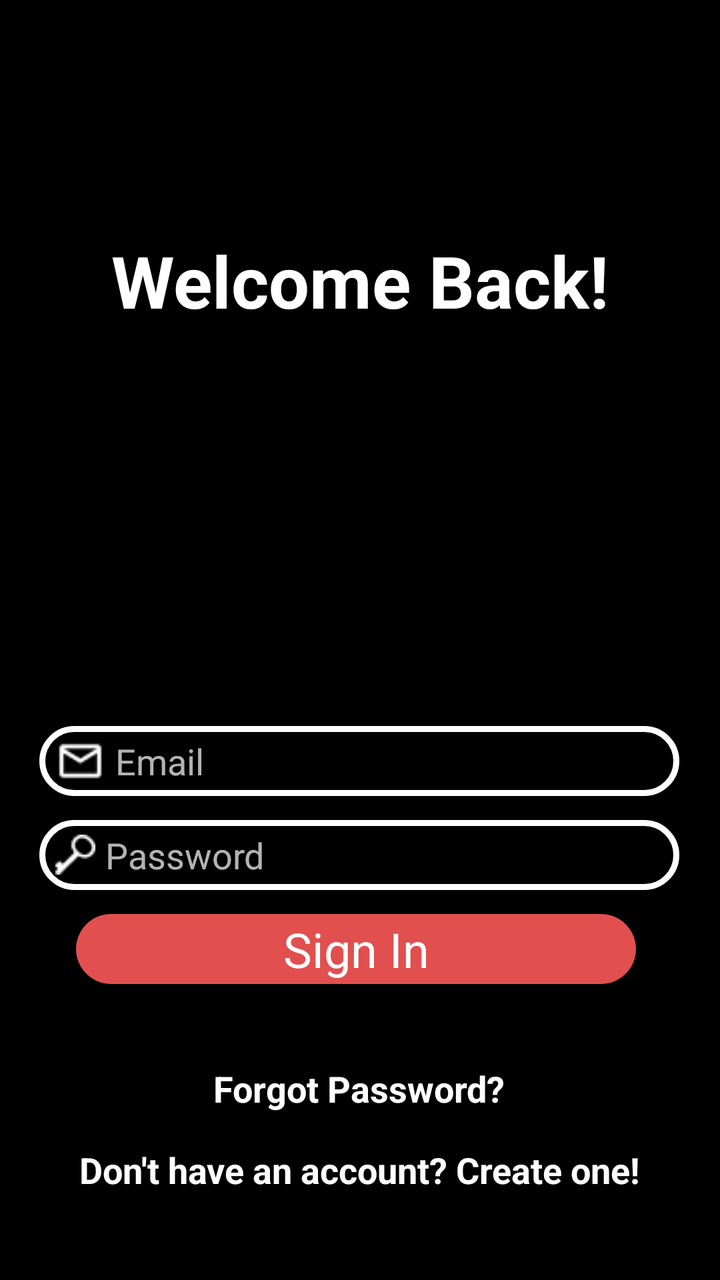
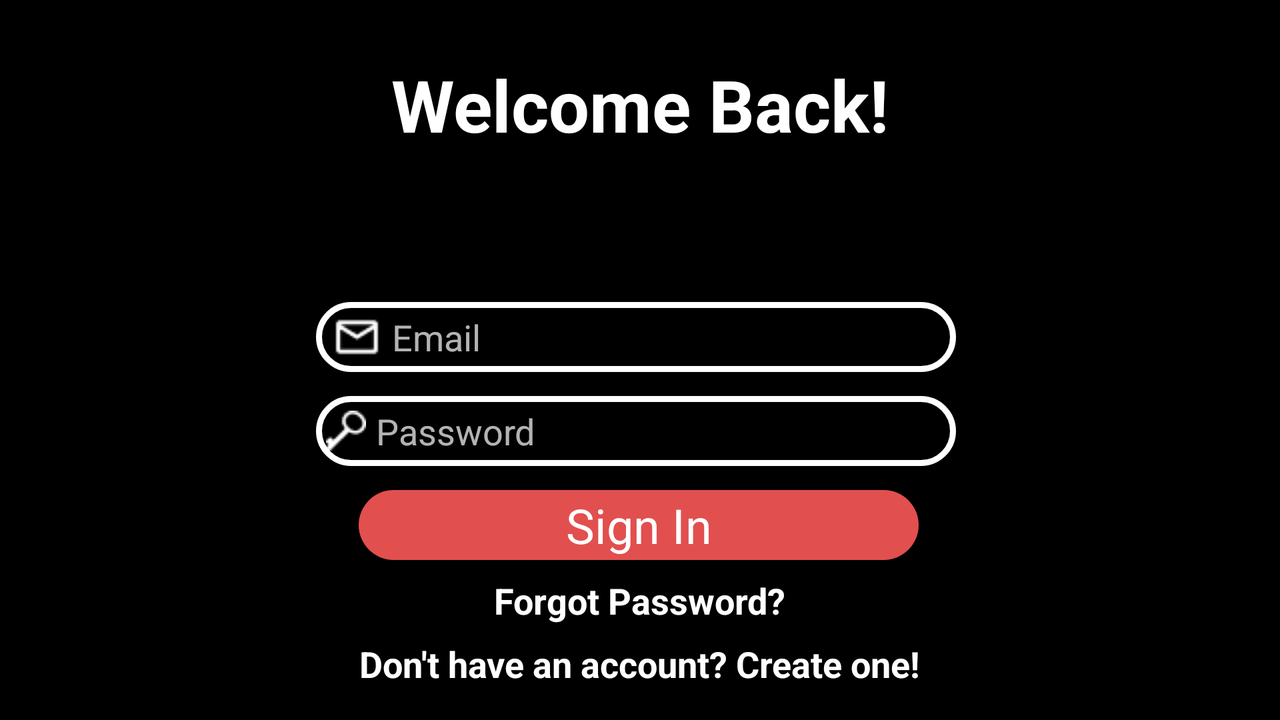

An Android layout and its configuration variant, each rendered on a device that would load it. The default file and the variant file are quoted in full after the pictures.
<!-- AndroidManifest.xml: application theme Theme.AppCompat.NoActionBar -->
<!-- res/layout/sign_in_activity.xml -->
<?xml version="1.0" encoding="utf-8"?>
<androidx.constraintlayout.widget.ConstraintLayout
    xmlns:android="http://schemas.android.com/apk/res/android"
    xmlns:app="http://schemas.android.com/apk/res-auto"
    xmlns:tools="http://schemas.android.com/tools"
    android:layout_width="match_parent"
    android:layout_height="match_parent"
    android:background="@drawable/sign_in">

    <ImageView
        android:id="@+id/imageView"
        android:layout_width="match_parent"
        android:layout_height="match_parent"
        android:background="@color/colorBlackImageV"
        android:contentDescription="@string/todo"
        app:layout_constraintBottom_toBottomOf="parent"
        app:layout_constraintEnd_toEndOf="parent"
        app:layout_constraintHorizontal_bias="0.0"
        app:layout_constraintStart_toStartOf="parent"
        app:layout_constraintTop_toTopOf="parent"
        app:layout_constraintVertical_bias="0.0" />

    <TextView
        android:id="@+id/textView7"
        android:layout_width="wrap_content"
        android:layout_height="wrap_content"
        android:layout_marginTop="116dp"
        android:text="@string/welcome_back"
        android:textColor="@color/colorWhite"
        android:textSize="36sp"
        android:textStyle="bold"
        app:layout_constraintEnd_toEndOf="parent"
        app:layout_constraintStart_toStartOf="parent"
        app:layout_constraintTop_toTopOf="@+id/imageView" />

    <TextView
        android:id="@+id/textForgotPass"
        android:layout_width="wrap_content"
        android:layout_height="wrap_content"
        android:layout_marginTop="40dp"
        android:text="@string/forgot_password"
        android:textColor="@color/colorWhite"
        android:textSize="18sp"
        android:textStyle="bold"
        app:layout_constraintEnd_toEndOf="parent"
        app:layout_constraintHorizontal_bias="0.498"
        app:layout_constraintStart_toStartOf="parent"
        app:layout_constraintTop_toBottomOf="@+id/btnSignIn" />

    <TextView
        android:id="@+id/textCreateAcc"
        android:layout_width="wrap_content"
        android:layout_height="wrap_content"
        android:layout_marginBottom="40dp"
        android:text="@string/don_t_have_an_account_create_one"
        android:textColor="@color/colorWhite"
        android:textSize="18sp"
        android:textStyle="bold"
        app:layout_constraintBottom_toBottomOf="@+id/imageView"
        app:layout_constraintEnd_toEndOf="parent"
        app:layout_constraintStart_toStartOf="parent"
        app:layout_constraintTop_toBottomOf="@+id/textForgotPass"
        app:layout_constraintVertical_bias="0.837" />

    <EditText
        android:id="@+id/editTextTextEmailAddress"
        android:layout_width="320dp"
        android:layout_height="35dp"
        android:layout_marginBottom="12dp"
        android:background="@drawable/email_text"
        android:drawablePadding="5dp"
        android:ems="10"
        android:hint="@string/email_hint"
        android:inputType="textEmailAddress"
        android:importantForAutofill="no"
        android:textSize="18sp"
        app:layout_constraintBottom_toTopOf="@+id/editTextTextPassword"
        app:layout_constraintEnd_toEndOf="parent"
        app:layout_constraintHorizontal_bias="0.494"
        app:layout_constraintStart_toStartOf="parent"
        android:drawableStart="@drawable/email_logo"
        android:paddingStart="8dp"
        tools:ignore="RtlSymmetry" />

    <EditText
        android:id="@+id/editTextTextPassword"
        android:layout_width="320dp"
        android:layout_height="35dp"
        android:layout_marginBottom="12dp"
        android:background="@drawable/email_text"
        android:drawablePadding="5dp"
        android:ems="10"
        android:hint="@string/password_hint"
        android:importantForAutofill="no"
        android:inputType="textPassword"
        android:textSize="18sp"
        app:layout_constraintBottom_toTopOf="@+id/btnSignIn"
        app:layout_constraintEnd_toEndOf="parent"
        app:layout_constraintHorizontal_bias="0.494"
        app:layout_constraintStart_toStartOf="parent"
        android:drawableStart="@drawable/pass_logo"
        android:paddingStart="8dp"
        tools:ignore="RtlSymmetry" />
    <Button
        android:id="@+id/btnSignIn"
        android:layout_width="280dp"
        android:layout_height="35dp"
        android:layout_marginBottom="148dp"
        android:background="@drawable/button_sign_in"
        android:fontFamily="sans-serif"
        android:text="@string/sign_in_btn"
        android:textAppearance="@style/TextAppearance.AppCompat.Medium"
        android:textColor="@color/colorWhite"
        android:textSize="24sp"
        android:typeface="normal"
        app:layout_constraintBottom_toBottomOf="@+id/imageView"
        app:layout_constraintEnd_toEndOf="parent"
        app:layout_constraintHorizontal_bias="0.473"
        app:layout_constraintStart_toStartOf="parent" />


    <ProgressBar
        android:id="@+id/progressBar2"
        style="?android:attr/progressBarStyle"
        android:layout_width="wrap_content"
        android:visibility="invisible"
        android:layout_height="wrap_content"
        android:layout_marginTop="28dp"
        app:layout_constraintEnd_toEndOf="parent"
        app:layout_constraintStart_toStartOf="parent"
        app:layout_constraintTop_toBottomOf="@+id/textView7" />
</androidx.constraintlayout.widget.ConstraintLayout>
<!-- resources referenced by this layout -->
<resources>
  <color name="colorBlackImageV">#000000</color>
  <color name="colorWhite">#FFFFFF</color>
  <!-- drawable button_sign_in (drawable) -->
  <?xml version="1.0" encoding="utf-8"?>
  <shape xmlns:android="http://schemas.android.com/apk/res/android">
      <corners android:radius="20dp"/>
      <solid android:color="#E24F4F"/>
  </shape>
  <!-- drawable email_logo: png bitmap (drawable, 341 bytes) -->
  <!-- drawable email_text (drawable) -->
  <?xml version="1.0" encoding="utf-8"?>
  <shape xmlns:android="http://schemas.android.com/apk/res/android">
      <corners android:radius="20dp"/>
      <stroke android:width="3dp"/>
      <solid android:color="#6A000000"/>
      <stroke android:color="@android:color/white"/>
  </shape>
  <!-- drawable pass_logo: png bitmap (drawable, 344 bytes) -->
  <!-- drawable sign_in: jpg bitmap (drawable, 494905 bytes) -->
  <string name="don_t_have_an_account_create_one">Don\'t have an account? Create one!</string>
  <string name="email_hint">Email</string>
  <string name="forgot_password">Forgot Password?</string>
  <string name="password_hint">Password</string>
  <string name="sign_in_btn">Sign In</string>
  <string name="todo">reduce_alpha</string>
  <string name="welcome_back">Welcome Back!</string>
</resources>
<!-- res/layout-land/sign_in_activity.xml (the repository's variant of the layout above) -->
<!-- drawn on the phone turned sideways -->
<?xml version="1.0" encoding="utf-8"?>
<androidx.constraintlayout.widget.ConstraintLayout
    xmlns:android="http://schemas.android.com/apk/res/android"
    xmlns:app="http://schemas.android.com/apk/res-auto"
    xmlns:tools="http://schemas.android.com/tools"
    android:layout_width="match_parent"
    android:layout_height="match_parent"
    android:background="@drawable/sign_in">

    <ImageView
        android:id="@+id/imageView"
        android:layout_width="match_parent"
        android:layout_height="match_parent"
        android:alpha="1"
        android:background="@color/colorBlackImageV"
        app:layout_constraintBottom_toBottomOf="parent"
        app:layout_constraintEnd_toEndOf="parent"
        app:layout_constraintHorizontal_bias="0.0"
        app:layout_constraintStart_toStartOf="parent"
        app:layout_constraintTop_toTopOf="parent"
        app:layout_constraintVertical_bias="0.0"
        android:contentDescription="@string/sign_in_todo" />

    <TextView
        android:id="@+id/textView7"
        android:layout_width="wrap_content"
        android:layout_height="wrap_content"
        android:layout_marginTop="28dp"
        android:text="@string/welcome_back"
        android:textColor="@color/colorWhite"
        android:textSize="36sp"
        android:textStyle="bold"
        app:layout_constraintEnd_toEndOf="parent"
        app:layout_constraintStart_toStartOf="parent"
        app:layout_constraintTop_toTopOf="@+id/imageView" />

    <TextView
        android:id="@+id/textForgotPass"
        android:layout_width="wrap_content"
        android:layout_height="wrap_content"
        android:layout_marginTop="8dp"
        android:text="@string/forgot_password"
        android:textColor="@color/colorWhite"
        android:textSize="18sp"
        android:textStyle="bold"
        app:layout_constraintEnd_toEndOf="parent"
        app:layout_constraintStart_toStartOf="parent"
        app:layout_constraintTop_toBottomOf="@+id/btnSignIn" />

    <TextView
        android:id="@+id/textCreateAcc"
        android:layout_width="wrap_content"
        android:layout_height="wrap_content"
        android:layout_marginBottom="16dp"
        android:text="@string/don_t_have_an_account_create_one"
        android:textColor="@color/colorWhite"
        android:textSize="18sp"
        android:textStyle="bold"
        app:layout_constraintBottom_toBottomOf="@+id/imageView"
        app:layout_constraintEnd_toEndOf="parent"
        app:layout_constraintStart_toStartOf="parent" />

    <EditText
        android:id="@+id/editTextTextEmailAddress"
        android:layout_width="320dp"
        android:layout_height="35dp"
        android:layout_marginBottom="12dp"
        android:background="@drawable/email_text"
        android:drawablePadding="5dp"
        android:hint="@string/email_hint"
        android:inputType="textEmailAddress"
        android:importantForAutofill="no"
        android:textSize="18sp"
        app:layout_constraintBottom_toTopOf="@+id/editTextTextPassword"
        app:layout_constraintEnd_toEndOf="parent"
        app:layout_constraintHorizontal_bias="0.494"
        app:layout_constraintStart_toStartOf="parent"
        android:drawableStart="@drawable/email_logo"
        android:paddingStart="8dp"
        tools:ignore="RtlSymmetry" />

    <EditText
        android:id="@+id/editTextTextPassword"
        android:layout_width="320dp"
        android:layout_height="35dp"
        android:layout_marginBottom="12dp"
        android:background="@drawable/email_text"
        android:drawablePadding="5dp"
        android:importantForAutofill="no"
        android:ems="10"
        android:hint="@string/password_hint"
        android:inputType="textPassword"
        android:textSize="18sp"
        app:layout_constraintBottom_toTopOf="@+id/btnSignIn"
        app:layout_constraintEnd_toEndOf="parent"
        app:layout_constraintHorizontal_bias="0.494"
        app:layout_constraintStart_toStartOf="parent"
        android:drawableStart="@drawable/pass_logo"
        android:paddingStart="5dp"
        tools:ignore="RtlSymmetry" />

    <Button
        android:id="@+id/btnSignIn"
        android:layout_width="280dp"
        android:layout_height="35dp"
        android:layout_marginBottom="80dp"
        android:background="@drawable/button_sign_in"
        android:fontFamily="sans-serif"
        android:text="@string/sign_in_btn"
        android:textAppearance="@style/TextAppearance.AppCompat.Medium"
        android:textColor="@color/colorWhite"
        android:textSize="24sp"
        android:typeface="normal"
        app:layout_constraintBottom_toBottomOf="@+id/imageView"
        app:layout_constraintEnd_toEndOf="parent"
        app:layout_constraintHorizontal_bias="0.498"
        app:layout_constraintStart_toStartOf="parent" />
    <ProgressBar
        android:id="@+id/progressBar2"
        style="?android:attr/progressBarStyle"
        android:layout_width="wrap_content"
        android:visibility="invisible"
        android:layout_height="wrap_content"
        android:layout_marginTop="28dp"
        app:layout_constraintEnd_toEndOf="parent"
        app:layout_constraintStart_toStartOf="parent"
        app:layout_constraintTop_toBottomOf="@+id/textView7" />

</androidx.constraintlayout.widget.ConstraintLayout>
<!-- resources referenced by the variant -->
<!-- as the phone turned sideways resolves them -->
<resources>
  <color name="colorBlackImageV">#000000</color>
  <color name="colorWhite">#FFFFFF</color>
  <!-- drawable button_sign_in (drawable) -->
  <?xml version="1.0" encoding="utf-8"?>
  <shape xmlns:android="http://schemas.android.com/apk/res/android">
      <corners android:radius="20dp"/>
      <solid android:color="#E24F4F"/>
  </shape>
  <!-- drawable email_logo: png bitmap (drawable, 341 bytes) -->
  <!-- drawable email_text (drawable) -->
  <?xml version="1.0" encoding="utf-8"?>
  <shape xmlns:android="http://schemas.android.com/apk/res/android">
      <corners android:radius="20dp"/>
      <stroke android:width="3dp"/>
      <solid android:color="#6A000000"/>
      <stroke android:color="@android:color/white"/>
  </shape>
  <!-- drawable pass_logo: png bitmap (drawable, 344 bytes) -->
  <!-- drawable sign_in: jpg bitmap (drawable, 494905 bytes) -->
  <string name="don_t_have_an_account_create_one">Don\'t have an account? Create one!</string>
  <string name="email_hint">Email</string>
  <string name="forgot_password">Forgot Password?</string>
  <string name="password_hint">Password</string>
  <string name="sign_in_btn">Sign In</string>
  <string name="sign_in_todo">sign_in_welcome</string>
  <string name="welcome_back">Welcome Back!</string>
</resources>
